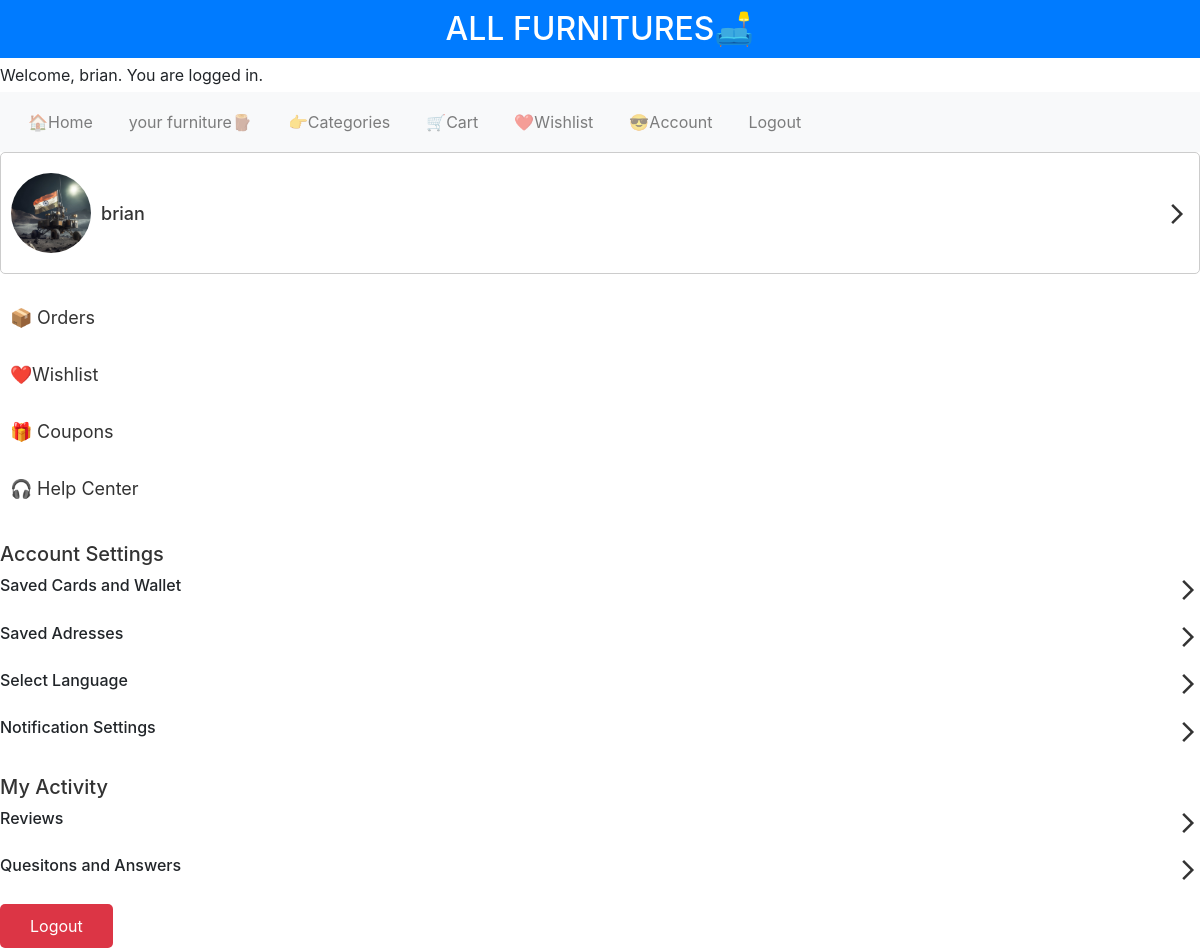
Page /account (signed in) on the earlier database version.
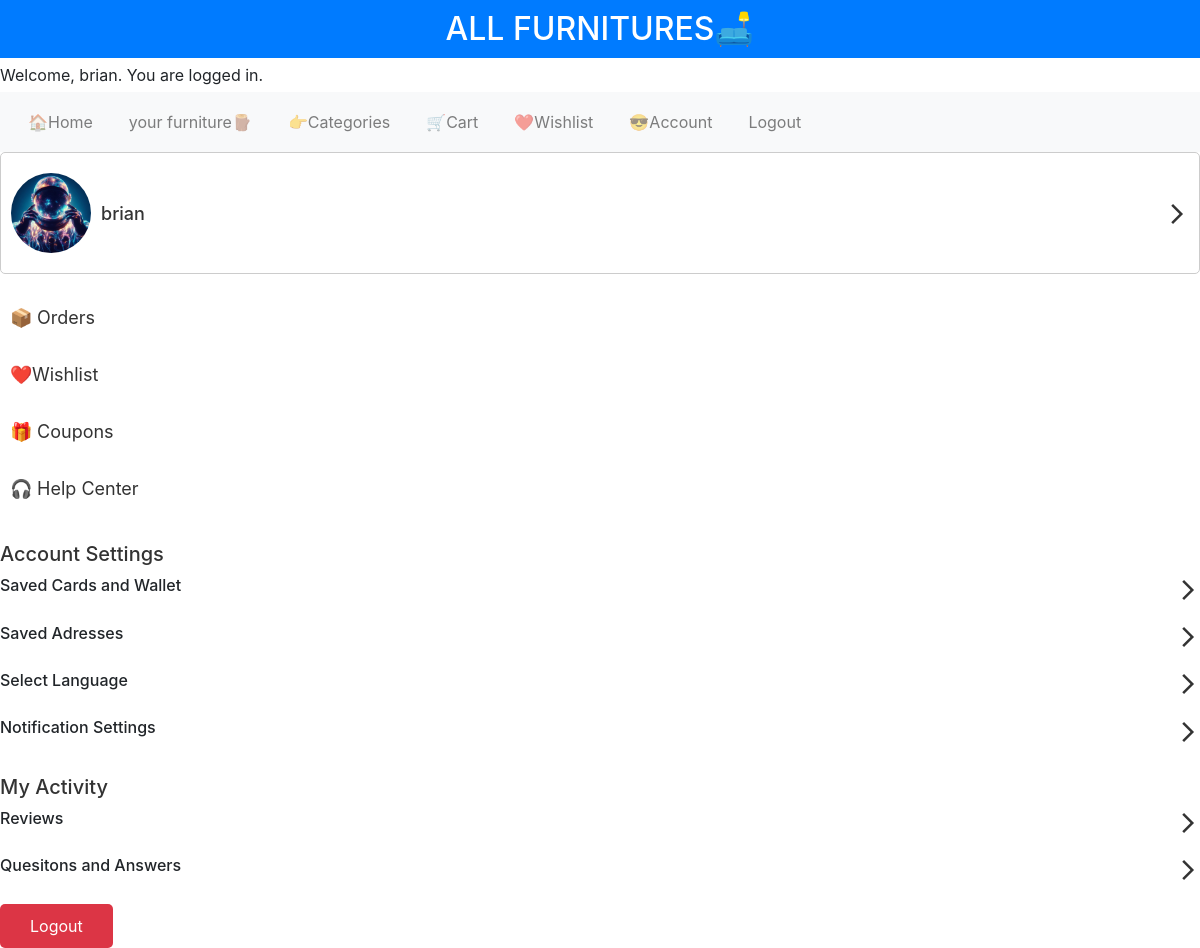
Same page on the later database version.
### allfurnitures/models.py (models this page shows, shortened)
class User(AbstractUser):
    wishlist = models.ManyToManyField("Furniture", blank=True, related_name="wishlists")
    image = models.ImageField(upload_to='users', default='allfurnitures/users/default.jpg')
    mobile=models.CharField(max_length=10,blank=True)

### allfurnitures/views.py (the view)
# urls.py: path("account",views.account,name="Account"),
@login_required
def account(request):
    if request.method=="GET":
        if request.content_type == 'application/json':
            return JsonResponse(request.user.serialize())
        else:
            return render(request, "allfurnitures/account.html",{
                "User": request.user
            })

### allfurnitures/templates/allfurnitures/account.html (shortened to what this page needs)
{% extends "allfurnitures/layout.html" %}
{% load static %}
{% block body %}
<div class="page">
<div class="account-info">
    {% if user.is_authenticated %}
    <div class="logo">
        <img src="{{ user.image.url }}" alt="{{ user.username }}">
    </div>
    <div class="name">
        <h3>{{ user.username }}</h3>
    </div>
    <div class="expand-more">
        <svg xmlns="http://www.w3.org/2000/svg" height="24" viewBox="0 -960 960 960" width="24">
            <path d="m321-80-71-71 329-329-329-329 71-71 400 400L321-80Z"/>
        </svg>
    </div>
</div>
<div class="choices-full">
    <div class="choices" id="orders" ><a href="#">📦 Orders</a></div>
    <div class="choices"><a href="{% url 'wishlist' %}"> ❤️Wishlist</a></div>
    <div class="choices"><a href="#"> 🎁 Coupons</a></div>
    <div class="choices"><a href="#">🎧 Help Center</a></div>
</div>
<div class="acoount-settings">
    <h5>Account Settings</h5>
    <div>
        <div class="names">
            <h6>Saved Cards and Wallet</h6>
        </div>
        <div class="expands-more">
            <svg xmlns="http://www.w3.org/2000/svg" height="24" viewBox="0 -960 960 960" width="24">
                <path d="m321-80-71-71 329-329-329-329 71-71 400 400L321-80Z"/>
            </svg>
        </div>
    </div>
    <div>
        <div class="names">
            <h6>Saved Adresses</h6>
        </div>
        <div class="expands-more">
            <svg xmlns="http://www.w3.org/2000/svg" height="24" viewBox="0 -960 960 960" width="24">
                <path d="m321-80-71-71 329-329-329-329 71-71 400 400L321-80Z"/>
            </svg>
        </div>
    </div>
    <div>
        <div class="names">
            <h6>Select Language</h6>
        </div>
        <div class="expands-more">
            <svg xmlns="http://www.w3.org/2000/svg" height="24" viewBox="0 -960 960 960" width="24">
                <path d="m321-80-71-71 329-329-329-329 71-71 400 400L321-80Z"/>
            </svg>
        </div>
    </div>
    <div>
        <div class="names">
            <h6>Notification Settings</h6>
        </div>
        <div class="expands-more">
            <svg xmlns="http://www.w3.org/2000/svg" height="24" viewBox="0 -960 960 960" width="24">
                <path d="m321-80-71-71 329-329-329-329 71-71 400 400L321-80Z"/>
            </svg>
        </div>
    </div>
</div>
<div class="activity-settings">
    <h5> My Activity </h5>
    <div>
        <div class="names">
            <h6>Reviews</h6>
        </div>
        <div class="expands-more">
            <svg xmlns="http://www.w3.org/2000/svg" height="24" viewBox="0 -960 960 960" width="24">
                <path d="m321-80-71-71 329-329-329-329 71-71 400 400L321-80Z"/>
            </svg>
        </div>
    </div>
    <div>
        <div class="names">
            <h6>Quesitons and Answers</h6>
        </div>
        <div class="expands-more">
            <svg xmlns="http://www.w3.org/2000/svg" height="24" viewBox="0 -960 960 960" width="24">
                <path d="m321-80-71-71 329-329-329-329 71-71 400 400L321-80Z"/>
            </svg>
        </div>
    </div>
</div>
<div class="logout"><a  href="{% url 'logout' %}" class="btn btn-primary" >Logout</a></div>
{% else %}
    <h1> You are not logged in </h1>
    <a href="{% url 'login' %}">Login</a>
    <a href="{% url 'register' %}">Register</a>
 {% endif %}
</div>
{% endblock %}

### allfurnitures/templates/allfurnitures/layout.html (shortened to what this page needs)
{% load static %}
<!DOCTYPE html>
<html lang="en">
<head>
    <link rel="stylesheet" href="https://maxcdn.bootstrapcdn.com/bootstrap/4.5.2/css/bootstrap.min.css">
    <link href="{% static 'allfurnitures/styles.css' %}" rel="stylesheet">
</head>
<body>
    <h2>ALL FURNITURES🛋️</h2>
    {% if user.is_authenticated %}
        <p>Welcome, {{ user.username }}. You are logged in.</p>
        <nav class="navbar navbar-expand-lg navbar-light bg-light">
        <ul class="navbar-nav mr-auto">
            <li class="nav-item" ><a class="nav-link" href="{% url 'index' %}">🏠Home</a></li>
            <li class="nav-item"><a class="nav-link" href="{% url 'yourfurniture' %}">your furniture🪵</a></li>
            <li class="nav-item"><a class="nav-link" href="{% url 'categories' %}">👉Categories</a></li>
            <li class="nav-item"><a class="nav-link" href="{% url 'Cart' %}">🛒Cart</a></li>
            <li class="nav-item"><a class="nav-link" href="{% url 'wishlist' %}">❤️Wishlist</a></li>
            <li class="nav-item"><a class="nav-link" href="{% url 'Account' %}">😎Account</a></li>
            <li class="nav-item"><a  class="nav-link" href="{% url 'logout' %}" >Logout</a></li>
        </ul>
        </nav>
     {% else %}
        <a href="{% url 'login' %}" class="btn btn-primary">Login</a>
        <a href="{% url 'register' %}" class="btn btn-primary">Register</a>
    {% endif %}
    {% block body %}
    {% endblock %}
</body>
</html>

Differences in the rows shown:
changed User "brian": image: a different picture
